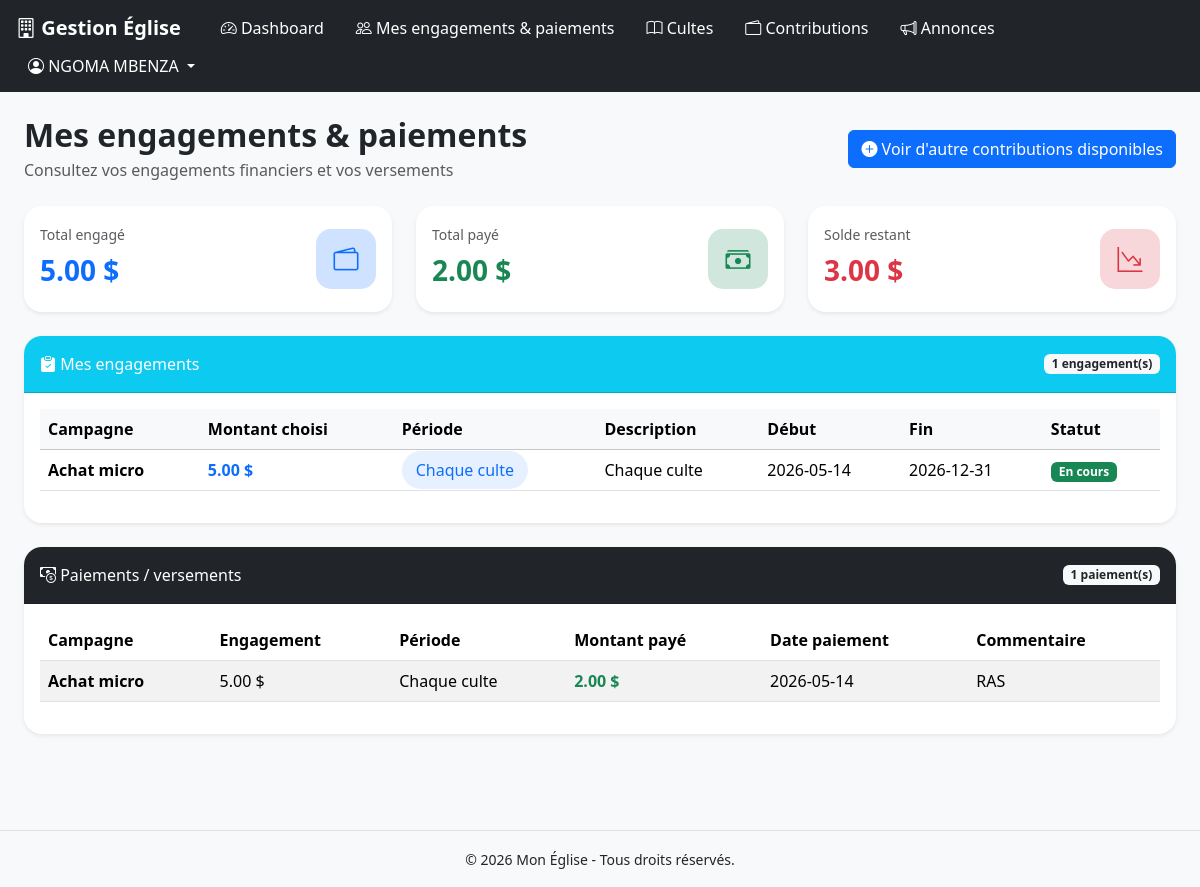
Screenshot of /fideles/engagement_est_mes_paiements/index.php (signed in) with the database file from the repository.
### tables this page shows
CREATE TABLE `engagements_fonds` (
  `id` int(11) NOT NULL,
  `user_id` int(11) NOT NULL,
  `fonds_id` int(11) NOT NULL,
  `montant_engage` decimal(10,2) NOT NULL,
  `periode` enum('Journalier','Hebdomadaire','Mensuel','Chaque culte','Autre') NOT NULL,
  `description_periode` varchar(255) DEFAULT NULL,
  `date_debut` date DEFAULT NULL,
  `date_fin` date DEFAULT NULL,
  `statut` enum('En cours','Terminé','Suspendu') DEFAULT 'En cours',
  `created_at` timestamp NOT NULL DEFAULT current_timestamp(),
  `cycle_actif` tinyint(1) DEFAULT 1,
  `cycle_num` int(11) DEFAULT 1
);

CREATE TABLE `fonds` (
  `id` int(11) NOT NULL,
  `montant` varchar(50) NOT NULL,
  `motif` text NOT NULL,
  `campagne` varchar(255) NOT NULL,
  `created_at` timestamp NOT NULL DEFAULT current_timestamp()
);

CREATE TABLE `versements_fonds` (
  `id` int(11) NOT NULL,
  `engagement_id` int(11) NOT NULL,
  `montant` decimal(10,2) NOT NULL,
  `commentaire` text DEFAULT NULL,
  `date_versement` date NOT NULL,
  `created_at` timestamp NOT NULL DEFAULT current_timestamp()
);

### fideles/engagement_est_mes_paiements/index.php (the view, shortened to what this page needs)
<?php
require_once '../../config/database.php';
$user_id = $_SESSION['user']['id'];
$engagements = $pdo->prepare("
    SELECT
        ef.*,
        f.campagne,
        f.motif
    FROM engagements_fonds ef
    INNER JOIN fonds f
        ON f.id = ef.fonds_id
    WHERE ef.user_id = ?
    ORDER BY ef.id DESC
");
$engagements->execute([$user_id]);
$paiements = $pdo->prepare("
    SELECT
        vf.*,
        ef.montant_engage,
        ef.periode,
        f.campagne
    FROM versements_fonds vf
    INNER JOIN engagements_fonds ef
        ON ef.id = vf.engagement_id
    INNER JOIN fonds f
        ON f.id = ef.fonds_id
    WHERE ef.user_id = ?
    ORDER BY vf.id DESC
");
$paiements->execute([$user_id]);
$total_engage = $pdo->prepare("
    SELECT SUM(montant_engage)
    FROM engagements_fonds
    WHERE user_id = ?
");
$total_engage->execute([$user_id]);
$total_engage = $total_engage->fetchColumn() ?? 0;
$total_paye = $pdo->prepare("
    SELECT SUM(vf.montant)
    FROM versements_fonds vf
    INNER JOIN engagements_fonds ef
        ON ef.id = vf.engagement_id
    WHERE ef.user_id = ?
");
$total_paye->execute([$user_id]);
$total_paye = $total_paye->fetchColumn() ?? 0;
$reste = $total_engage - $total_paye;
require_once '../../layouts/header.php';
require_once '../../layouts/navbar_sidebar_fideles.php';
?>
<link rel="stylesheet" href="https://cdn.jsdelivr.net/npm/bootstrap-icons@1.11.3/font/bootstrap-icons.min.css">
<div class="container-fluid p-4">
    <div class="d-flex justify-content-between align-items-center mb-4">
        <div>
            <h2 class="fw-bold mb-1">
                Mes engagements & paiements
            </h2>
            <p class="text-muted mb-0">
                Consultez vos engagements financiers et vos versements
            </p>
        </div>
        <a href="../contributions_disponibles" class="btn btn-primary">
            <i class="bi bi-plus-circle-fill"></i>
            Voir d'autre contributions disponibles
        </a>
    </div>
    <div class="row g-4 mb-4">
        <div class="col-lg-4 col-md-6">
            <div class="card shadow-sm stat-card">
                <div class="card-body">
                    <div class="d-flex justify-content-between align-items-center">
                        <div>
                            <small class="text-muted">
                                Total engagé
                            </small>
                            <h3 class="mt-2 text-primary fw-bold">
                                <?= number_format($total_engage, 2) ?> $
                            </h3>
                        </div>
                        <div class="stat-icon bg-primary-subtle text-primary">
                            <i class="bi bi-wallet2"></i>
                        </div>
                    </div>
                </div>
            </div>
        </div>
        <div class="col-lg-4 col-md-6">
            <div class="card shadow-sm stat-card">
                <div class="card-body">
                    <div class="d-flex justify-content-between align-items-center">
                        <div>
                            <small class="text-muted">
                                Total payé
                            </small>
                            <h3 class="mt-2 text-success fw-bold">
                                <?= number_format($total_paye, 2) ?> $
                            </h3>
                        </div>
                        <div class="stat-icon bg-success-subtle text-success">
                            <i class="bi bi-cash-stack"></i>
                        </div>
                    </div>
                </div>
            </div>
        </div>
        <div class="col-lg-4 col-md-6">
            <div class="card shadow-sm stat-card">
                <div class="card-body">
                    <div class="d-flex justify-content-between align-items-center">
                        <div>
                            <small class="text-muted">
                                Solde restant
                            </small>
                            <h3 class="mt-2 text-danger fw-bold">
                                <?= number_format($reste, 2) ?> $
                            </h3>
                        </div>
                        <div class="stat-icon bg-danger-subtle text-danger">
                            <i class="bi bi-graph-down-arrow"></i>
                        </div>
                    </div>
                </div>
            </div>
        </div>
    </div>
    <div class="card shadow-sm page-card mb-4">
        <div class="card-header bg-info text-white py-3">
            <div class="d-flex justify-content-between align-items-center">
                <div>
                    <i class="bi bi-clipboard-check-fill"></i>
                    Mes engagements
                </div>
                <span class="badge bg-light text-dark">
                    <?= $engagements->rowCount() ?> engagement(s)
                </span>
            </div>
        </div>
        <div class="card-body table-responsive">
            <table class="table table-hover align-middle">
                <thead class="table-light">
                    <tr>
                        <th>Campagne</th>
                        <th>Montant choisi</th>
                        <th>Période</th>
                        <th>Description</th>
                        <th>Début</th>
                        <th>Fin</th>
                        <th>Statut</th>
                    </tr>
                </thead>
                <tbody>
                    <?php if($engagements->rowCount() > 0): ?>
                    <?php foreach($engagements as $e): ?>
                    <tr>
                        <td>
                            <strong>
                                <?= htmlspecialchars($e['campagne']) ?>
                            </strong>
                        </td>
                        <td class="text-primary fw-bold">
                            <?= number_format($e['montant_engage'], 2) ?> $
                        </td>
                        <td>
                            <span class="badge-soft">
                                <?= htmlspecialchars($e['periode']) ?>
                            </span>
                        </td>
                        <td>
                            <?= htmlspecialchars($e['description_periode'] ?? '-') ?>
                        </td>
                        <td>
                            <?= $e['date_debut'] ?: '-' ?>
                        </td>
                        <td>
                            <?= $e['date_fin'] ?: '-' ?>
                        </td>
                        <td>
                            <?php if($e['statut'] == 'En cours'): ?>
                            <span class="badge bg-success">
                                En cours
                            </span>
                            <?php elseif($e['statut'] == 'Suspendu'): ?>
                            <span class="badge bg-warning text-dark">
                                Suspendu
                            </span>
                            <?php else: ?>
                            <span class="badge bg-primary">
                                Terminé
                            </span>
                            <?php endif; ?>
                        </td>
                    </tr>
                    <?php endforeach; ?>
                    <?php endif; ?>
                </tbody>
            </table>
        </div>
    </div>
    <div class="card shadow-sm page-card mb-5">
        <div class="card-header bg-dark text-white py-3">
            <div class="d-flex justify-content-between align-items-center">
                <div>
                    <i class="bi bi-cash-coin"></i>
                    Paiements / versements
                </div>
                <span class="badge bg-light text-dark">
                    <?= $paiements->rowCount() ?> paiement(s)
                </span>
            </div>
        </div>
        <div class="card-body table-responsive">
            <table class="table table-striped align-middle">
                <thead>
                    <tr>
                        <th>Campagne</th>
                        <th>Engagement</th>
                        <th>Période</th>
                        <th>Montant payé</th>
                        <th>Date paiement</th>
                        <th>Commentaire</th>
                    </tr>
                </thead>
                <tbody>
                    <?php if($paiements->rowCount() > 0): ?>
                    <?php foreach($paiements as $p): ?>
                    <tr>
                        <td>
                            <strong>
                                <?= htmlspecialchars($p['campagne']) ?>
                            </strong>
                        </td>
                        <td>
                            <?= number_format($p['montant_engage'], 2) ?> $
                        </td>
                        <td>
                            <?= htmlspecialchars($p['periode']) ?>
                        </td>
                        <td class="text-success fw-bold">
                            <?= number_format($p['montant'], 2) ?> $
                        </td>
                        <td>
                            <?= $p['date_versement'] ?>
                        </td>
                        <td>
                            <?= htmlspecialchars($p['commentaire'] ?? '-') ?>
                        </td>
                    </tr>
                    <?php endforeach; ?>
                    <?php endif; ?>
                </tbody>
            </table>
        </div>
    </div>
</div>
<?php require_once '../../layouts/footer.php'; ?>

### fideles/engagement_est_mes_paiements/index.php (style rules this page uses)
.page-card { border: none; border-radius: 18px; overflow: hidden; }
.stat-card { border: none; border-radius: 18px; }
.stat-icon { width: 60px; height: 60px; border-radius: 15px; display: flex; align-items: center; justify-content: center; font-size: 25px; }
.table th { white-space: nowrap; }
.badge-soft { background: rgba(13, 110, 253, .1); color: #0d6efd; padding: 8px 14px; border-radius: 30px; }

### rows the page displays
engagements_fonds: fonds.campagne "Achat micro", montant_engage "5.00", periode "Chaque culte", description_periode "Chaque culte", date_debut "2026-05-14", date_fin "2026-12-31", statut "En cours"
versements_fonds: fonds.campagne "Achat micro", engagement.montant_engage "5.00", engagement.periode "Chaque culte", montant "2.00", date_versement "2026-05-14", commentaire "RAS"

### other values shown
$_SESSION['user']['nom'] "NGOMA MBENZA"
$total_engage "5.00"
$total_paye "2.00"
$reste "3.00"
$engagements->rowCount() "1"
$paiements->rowCount() "1"
